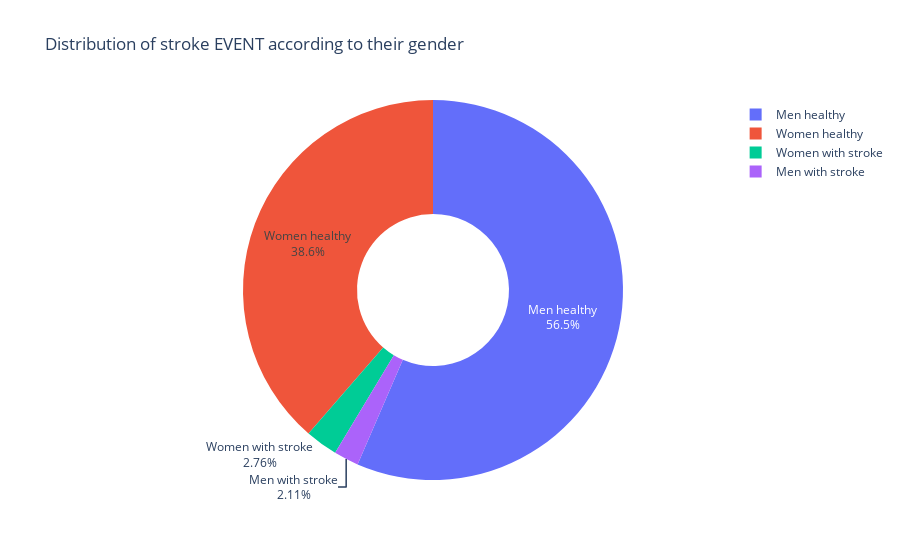

The notebook cell this image was saved under:
### Markdown cell above
#### persebaran stroke dan tidak stroke berdasarkan jenis kelamin

### Code cell
len_data = len(df)
len_w = len(df[df["gender"]=="Male"])
len_m = len_data - len_w

men_stroke = len(df.loc[(df["stroke"]==1)&(df['gender']=="Male")])
men_no_stroke = len_m - men_stroke

women_stroke = len(df.loc[(df["stroke"]==1) & (df['gender']=="Female")])
women_no_stroke = len_w - women_stroke

labels = ['Men with stroke','Men healthy','Women with stroke','Women healthy']
values = [men_stroke, men_no_stroke, women_stroke, women_no_stroke]

fig = go.Figure(data=[go.Pie(labels=labels, values=values,textinfo='label+percent',hole=0.4)])
fig.update_layout(
    title_text="Distribution of stroke EVENT according to their gender")
fig.show()

### Figure 1 — Plotly figure (JSON) as saved in the notebook; plotly's stock layout.template omitted (floating-point values rounded to 4 significant figures)
{"data": [{"hole": 0.4, "labels": ["Men with stroke", "Men healthy", "Women with stroke", "Women healthy"], "textinfo": "label+percent", "type": "pie", "values": [108, 2887, 141, 1974]}], "layout": {"title": {"text": "Distribution of stroke EVENT according to their gender"}}}
